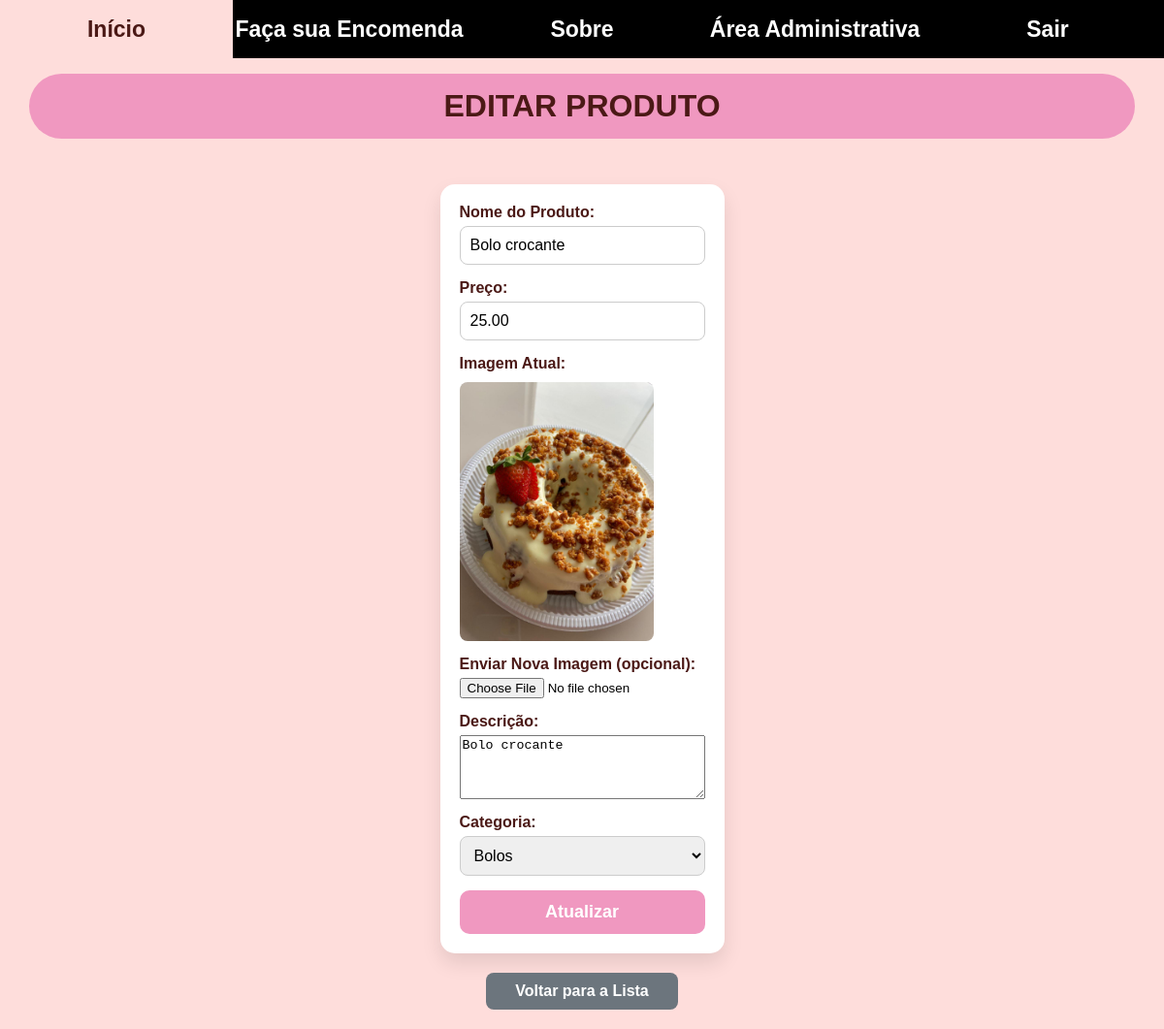
Screenshot of /crud/editar_produto.php?id=38 (signed in) with the database file from the repository.
### tables this page shows
CREATE TABLE `produtos` (
  `id` int(11) NOT NULL,
  `nome` varchar(100) NOT NULL,
  `preco` decimal(10,2) NOT NULL,
  `imagem_url` varchar(255) DEFAULT NULL,
  `descricao` text DEFAULT NULL,
  `categoria_id` int(11) DEFAULT NULL
);

CREATE TABLE `categorias` (
  `id` int(11) NOT NULL,
  `nome` varchar(100) NOT NULL
);

### crud/editar_produto.php (the view, shortened to what this page needs)
<?php
include '../php/conect.php';
$id = $_GET['id'];
$sql_produto = "SELECT * FROM produtos WHERE id = ?";
$stmt_produto = $conn->prepare($sql_produto);
$stmt_produto->bind_param("i", $id);
$stmt_produto->execute();
$produto = $stmt_produto->get_result()->fetch_assoc();
$categorias = $conn->query("SELECT * FROM categorias");
include '../php/header.php';
?>
<h1 class="titleTop">Editar Produto</h1>
<form method="post" enctype="multipart/form-data" class="form-ajustado">
    <div class="form-group">
        <label for="nome">Nome do Produto:</label>
        <input type="text" id="nome" name="nome" value="<?= htmlspecialchars($produto['nome']) ?>" required>
    </div>
    <div class="form-group">
        <label for="preco">Preço:</label>
        <input type="number" id="preco" name="preco" step="0.01" value="<?= $produto['preco'] ?>" required>
    </div>
    <div class="form-group">
        <label>Imagem Atual:</label>
        <img src="<?= htmlspecialchars($produto['imagem_url']) ?>" alt="Imagem Atual" style="max-width: 200px; border-radius: 8px; margin-top: 5px;">
    </div>
    <div class="form-group">
        <label for="imagem">Enviar Nova Imagem (opcional):</label>
        <input type="file" id="imagem" name="imagem">
    </div>
    <div class="form-group">
        <label for="descricao">Descrição:</label>
        <textarea id="descricao" name="descricao" rows="4" required><?= htmlspecialchars($produto['descricao']) ?></textarea>
    </div>
    <div class="form-group">
        <label for="categoria_id">Categoria:</label>
        <select id="categoria_id" name="categoria_id" required>
            <?php while ($cat = $categorias->fetch_assoc()): ?>
                <option value="<?= $cat['id'] ?>" <?php if ($cat['id'] == $produto['categoria_id']) echo 'selected'; ?>>
                    <?= htmlspecialchars($cat['nome']) ?>
                </option>
            <?php endwhile; ?>
        </select>
    </div>
    <input type="submit" class="form-submit" value="Atualizar">
</form>
<div class="area-botao-inferior">
    <a href="listar_produtos.php" class="btn-voltar">Voltar para a Lista</a>
</div>
<?php
include '../php/footer.php';
?>

### css/style.css (style rules this page uses)
html, body { height: 100%; margin: 0; background-color: #fedddb; font-family: sans-serif; }
.content .titleTop { position: fixed; top: 55px; left: 50%; transform: translateX(-50%); width: 95%; max-width: 1200px; padding: 15px 0; background-color: #f098c0; border-radius: 100px; text-align: center; text-transform: uppercase; color: #4b1916; z-index: 999; }
form { display: flex; flex-direction: column; gap: 15px; max-width: 500px; margin: 30px auto; margin-top: -30px; padding: 20px; background-color: white; border-radius: 15px; box-shadow: 0 10px 20px rgba(0,0,0,0.1); }
.form-ajustado { margin-top: -10px; }
.form-group { display: flex; flex-direction: column; }
label { font-weight: bold; margin-bottom: 5px; color: #4b1916; }
input[type="text"], input[type="email"], input[type="number"], input[type="tel"], select { padding: 10px; border: 1px solid #ccc; border-radius: 8px; font-size: 16px; }
.form-submit { background-color: #f098c0; color: white; padding: 12px; border: none; border-radius: 10px; font-weight: bold; cursor: pointer; transition: background-color 0.3s ease; font-size: 18px; }
.area-botao-inferior { text-align: center; margin-top: -10px; }
.btn-voltar { display: inline-block; padding: 10px 30px; background-color: #6c757d; color: white; text-decoration: none; border-radius: 8px; font-weight: bold; transition: background-color 0.3s; }

### rows the page displays
produtos: nome "Bolo crocante", preco "25.00", imagem_url (picture), descricao "Bolo crocante", categoria_id "Bolos"
